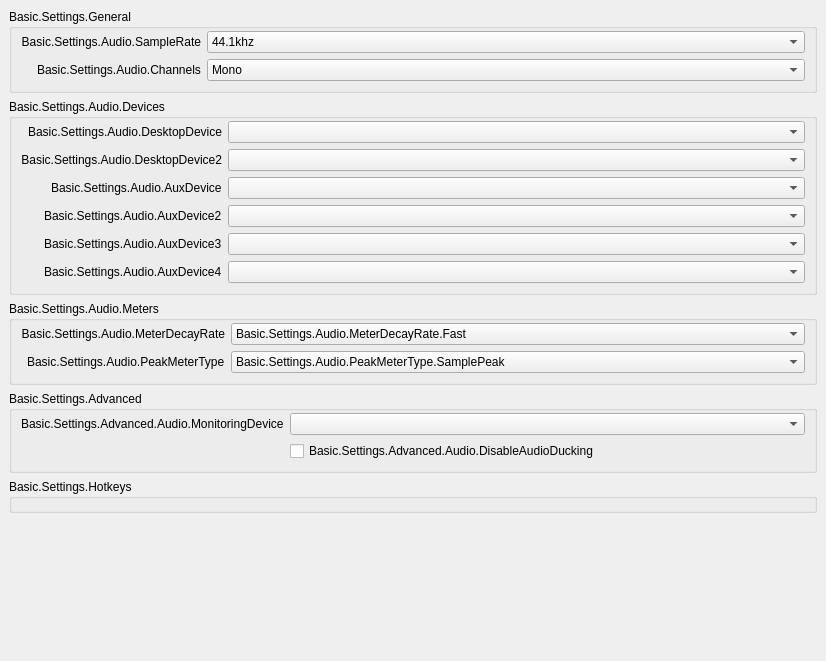
           <widget class="QWidget" name="scrollAreaWidgetContents_50">
            <property name="geometry">
             <rect>
              <x>0</x>
              <y>0</y>
              <width>826</width>
              <height>661</height>
             </rect>
            </property>
            <layout class="QVBoxLayout" name="verticalLayout_50">
             <property name="leftMargin">
              <number>0</number>
             </property>
             <property name="topMargin">
              <number>0</number>
             </property>
             <property name="rightMargin">
              <number>0</number>
             </property>
             <property name="bottomMargin">
              <number>9</number>
             </property>
             <item alignment="Qt::AlignTop">
              <widget class="QWidget" name="widget_50" native="true">
               <layout class="QVBoxLayout" name="verticalLayout_51">
                <item>
                 <widget class="QGroupBox" name="audioGeneralGroupBox">
                  <property name="title">
                   <string>Basic.Settings.General</string>
                  </property>
                  <layout class="QFormLayout" name="formLayout_52">
                   <property name="fieldGrowthPolicy">
                    <enum>QFormLayout::AllNonFixedFieldsGrow</enum>
                   </property>
                   <property name="labelAlignment">
                    <set>Qt::AlignRight|Qt::AlignTrailing|Qt::AlignVCenter</set>
                   </property>
                   <property name="topMargin">
                    <number>2</number>
                   </property>
                   <item row="0" column="0">
                    <widget class="QLabel" name="label_14">
                     <property name="minimumSize">
                      <size>
                       <width>170</width>
                       <height>0</height>
                      </size>
                     </property>
                     <property name="text">
                      <string>Basic.Settings.Audio.SampleRate</string>
                     </property>
                     <property name="alignment">
                      <set>Qt::AlignRight|Qt::AlignTrailing|Qt::AlignVCenter</set>
                     </property>
                     <property name="buddy">
                      <cstring>sampleRate</cstring>
                     </property>
                    </widget>
                   </item>
                   <item row="0" column="1">
                    <widget class="QComboBox" name="sampleRate">
                     <property name="currentText">
                      <string notr="true">44.1khz</string>
                     </property>
                     <property name="currentIndex">
                      <number>0</number>
                     </property>
                     <item>
                      <property name="text">
                       <string>44.1khz</string>
                      </property>
                     </item>
                     <item>
                      <property name="text">
                       <string>48khz</string>
                      </property>
                     </item>
                    </widget>
                   </item>
                   <item row="1" column="0">
                    <widget class="QLabel" name="label_15">
                     <property name="text">
                      <string>Basic.Settings.Audio.Channels</string>
                     </property>
                     <property name="buddy">
                      <cstring>channelSetup</cstring>
                     </property>
                    </widget>
                   </item>
                   <item row="1" column="1">
                    <widget class="QComboBox" name="channelSetup">
                     <property name="currentIndex">
                      <number>0</number>
                     </property>
                     <item>
                      <property name="text">
                       <string>Mono</string>
                      </property>
                     </item>
                     <item>
                      <property name="text">
                       <string>Stereo</string>
                      </property>
                     </item>
                     <item>
                      <property name="text">
                       <string>2.1</string>
                      </property>
                     </item>
                     <item>
                      <property name="text">
                       <string>4.0</string>
                      </property>
                     </item>
                     <item>
                      <property name="text">
                       <string>4.1</string>
                      </property>
                     </item>
                     <item>
                      <property name="text">
                       <string>5.1</string>
                      </property>
                     </item>
                     <item>
                      <property name="text">
                       <string>7.1 (beta)</string>
                      </property>
                     </item>
                    </widget>
                   </item>
                  </layout>
                 </widget>
                </item>
                <item>
                 <widget class="QGroupBox" name="audioDevicesGroupBox">
                  <property name="title">
                   <string>Basic.Settings.Audio.Devices</string>
                  </property>
                  <layout class="QFormLayout" name="formLayout_53">
                   <property name="fieldGrowthPolicy">
                    <enum>QFormLayout::AllNonFixedFieldsGrow</enum>
                   </property>
                   <property name="labelAlignment">
                    <set>Qt::AlignRight|Qt::AlignTrailing|Qt::AlignVCenter</set>
                   </property>
                   <property name="topMargin">
                    <number>2</number>
                   </property>
                   <item row="0" column="0">
                    <widget class="QLabel" name="label_2">
                     <property name="minimumSize">
                      <size>
                       <width>170</width>
                       <height>0</height>
                      </size>
                     </property>
                     <property name="text">
                      <string>Basic.Settings.Audio.DesktopDevice</string>
                     </property>
                     <property name="alignment">
                      <set>Qt::AlignRight|Qt::AlignTrailing|Qt::AlignVCenter</set>
                     </property>
                     <property name="buddy">
                      <cstring>desktopAudioDevice1</cstring>
                     </property>
                    </widget>
                   </item>
                   <item row="0" column="1">
                    <widget class="QComboBox" name="desktopAudioDevice1">
                     <property name="enabled">
                      <bool>true</bool>
                     </property>
                    </widget>
                   </item>
                   <item row="1" column="0">
                    <widget class="QLabel" name="label_3">
                     <property name="text">
                      <string>Basic.Settings.Audio.DesktopDevice2</string>
                     </property>
                     <property name="alignment">
                      <set>Qt::AlignRight|Qt::AlignTrailing|Qt::AlignVCenter</set>
                     </property>
                     <property name="buddy">
                      <cstring>desktopAudioDevice2</cstring>
                     </property>
                    </widget>
                   </item>
                   <item row="1" column="1">
                    <widget class="QComboBox" name="desktopAudioDevice2">
                     <property name="enabled">
                      <bool>true</bool>
                     </property>
                    </widget>
                   </item>
                   <item row="2" column="0">
                    <widget class="QLabel" name="label_4">
                     <property name="text">
                      <string>Basic.Settings.Audio.AuxDevice</string>
                     </property>
                     <property name="buddy">
                      <cstring>auxAudioDevice1</cstring>
                     </property>
                    </widget>
                   </item>
                   <item row="2" column="1">
                    <widget class="QComboBox" name="auxAudioDevice1">
                     <property name="enabled">
                      <bool>true</bool>
                     </property>
                    </widget>
                   </item>
                   <item row="3" column="0">
                    <widget class="QLabel" name="label_5">
                     <property name="text">
                      <string>Basic.Settings.Audio.AuxDevice2</string>
                     </property>
                     <property name="buddy">
                      <cstring>auxAudioDevice2</cstring>
                     </property>
                    </widget>
                   </item>
                   <item row="3" column="1">
                    <widget class="QComboBox" name="auxAudioDevice2">
                     <property name="enabled">
                      <bool>true</bool>
                     </property>
                    </widget>
                   </item>
                   <item row="4" column="0">
                    <widget class="QLabel" name="label_6">
                     <property name="text">
                      <string>Basic.Settings.Audio.AuxDevice3</string>
                     </property>
                     <property name="buddy">
                      <cstring>auxAudioDevice3</cstring>
                     </property>
                    </widget>
                   </item>
                   <item row="4" column="1">
                    <widget class="QComboBox" name="auxAudioDevice3">
                     <property name="enabled">
                      <bool>true</bool>
                     </property>
                    </widget>
                   </item>
                   <item row="5" column="1">
                    <widget class="QComboBox" name="auxAudioDevice4">
                     <property name="enabled">
                      <bool>true</bool>
                     </property>
                    </widget>
                   </item>
                   <item row="5" column="0">
                    <widget class="QLabel" name="label_67">
                     <property name="text">
                      <string>Basic.Settings.Audio.AuxDevice4</string>
                     </property>
                     <property name="buddy">
                      <cstring>auxAudioDevice4</cstring>
                     </property>
                    </widget>
                   </item>
                  </layout>
                 </widget>
                </item>
                <item>
                 <widget class="QGroupBox" name="audioMetersGroupBox">
                  <property name="title">
                   <string>Basic.Settings.Audio.Meters</string>
                  </property>
                  <layout class="QFormLayout" name="formLayout_54">
                   <property name="fieldGrowthPolicy">
                    <enum>QFormLayout::AllNonFixedFieldsGrow</enum>
                   </property>
                   <property name="labelAlignment">
                    <set>Qt::AlignRight|Qt::AlignTrailing|Qt::AlignVCenter</set>
                   </property>
                   <property name="topMargin">
                    <number>2</number>
                   </property>
                   <item row="0" column="0">
                    <widget class="QLabel" name="label_65">
                     <property name="minimumSize">
                      <size>
                       <width>170</width>
                       <height>0</height>
                      </size>
                     </property>
                     <property name="text">
                      <string>Basic.Settings.Audio.MeterDecayRate</string>
                     </property>
                     <property name="alignment">
                      <set>Qt::AlignRight|Qt::AlignTrailing|Qt::AlignVCenter</set>
                     </property>
                     <property name="buddy">
                      <cstring>meterDecayRate</cstring>
                     </property>
                    </widget>
                   </item>
                   <item row="0" column="1">
                    <widget class="QComboBox" name="meterDecayRate">
                     <property name="currentText">
                      <string>Basic.Settings.Audio.MeterDecayRate.Fast</string>
                     </property>
                     <property name="currentIndex">
                      <number>0</number>
                     </property>
                     <item>
                      <property name="text">
                       <string>Basic.Settings.Audio.MeterDecayRate.Fast</string>
                      </property>
                     </item>
                     <item>
                      <property name="text">
                       <string>Basic.Settings.Audio.MeterDecayRate.Medium</string>
                      </property>
                     </item>
                     <item>
                      <property name="text">
                       <string>Basic.Settings.Audio.MeterDecayRate.Slow</string>
                      </property>
                     </item>
                    </widget>
                   </item>
                   <item row="1" column="0">
                    <widget class="QLabel" name="label_66">
                     <property name="text">
                      <string>Basic.Settings.Audio.PeakMeterType</string>
                     </property>
                     <property name="buddy">
                      <cstring>peakMeterType</cstring>
                     </property>
                    </widget>
                   </item>
                   <item row="1" column="1">
                    <widget class="QComboBox" name="peakMeterType">
                     <property name="currentIndex">
                      <number>0</number>
                     </property>
                     <item>
                      <property name="text">
                       <string>Basic.Settings.Audio.PeakMeterType.SamplePeak</string>
                      </property>
                     </item>
                     <item>
                      <property name="text">
                       <string>Basic.Settings.Audio.PeakMeterType.TruePeak</string>
                      </property>
                     </item>
                    </widget>
                   </item>
                  </layout>
                 </widget>
                </item>
                <item>
                 <widget class="QGroupBox" name="audioAdvGroupBox">
                  <property name="title">
                   <string>Basic.Settings.Advanced</string>
                  </property>
                  <layout class="QFormLayout" name="formLayout_56">
                   <property name="fieldGrowthPolicy">
                    <enum>QFormLayout::AllNonFixedFieldsGrow</enum>
                   </property>
                   <property name="labelAlignment">
                    <set>Qt::AlignRight|Qt::AlignTrailing|Qt::AlignVCenter</set>
                   </property>
                   <property name="topMargin">
                    <number>2</number>
                   </property>
                   <item row="0" column="0">
                    <widget class="QLabel" name="monitoringDeviceLabel">
                     <property name="text">
                      <string>Basic.Settings.Advanced.Audio.MonitoringDevice</string>
                     </property>
                     <property name="buddy">
                      <cstring>monitoringDevice</cstring>
                     </property>
                    </widget>
                   </item>
                   <item row="0" column="1">
                    <widget class="QComboBox" name="monitoringDevice"/>
                   </item>
                   <item row="1" column="0">
                    <spacer name="horizontalSpacer_11">
                     <property name="orientation">
                      <enum>Qt::Horizontal</enum>
                     </property>
                     <property name="sizeHint" stdset="0">
                      <size>
                       <width>170</width>
                       <height>20</height>
                      </size>
                     </property>
                    </spacer>
                   </item>
                   <item row="1" column="1">
                    <widget class="QCheckBox" name="disableAudioDucking">
                     <property name="text">
                      <string>Basic.Settings.Advanced.Audio.DisableAudioDucking</string>
                     </property>
                    </widget>
                   </item>
                  </layout>
                 </widget>
                </item>
                <item>
                 <widget class="QGroupBox" name="audioHotkeysGroupBox">
                  <property name="title">
                   <string>Basic.Settings.Hotkeys</string>
                  </property>
                  <layout class="QFormLayout" name="audioSourceLayout">
                   <property name="fieldGrowthPolicy">
                    <enum>QFormLayout::AllNonFixedFieldsGrow</enum>
                   </property>
                   <property name="labelAlignment">
                    <set>Qt::AlignRight|Qt::AlignTrailing|Qt::AlignVCenter</set>
                   </property>
                   <property name="topMargin">
                    <number>2</number>
                   </property>
                  </layout>
                 </widget>
                </item>
               </layout>
              </widget>
             </item>
            </layout>
           </widget>
